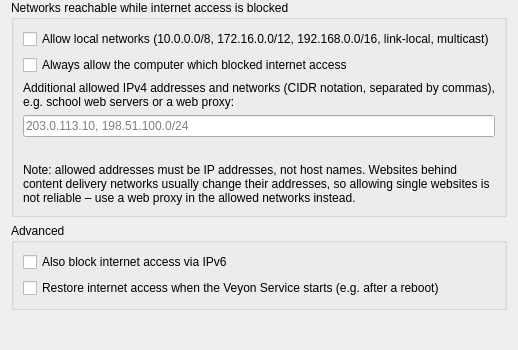
<?xml version="1.0" encoding="UTF-8"?>
<ui version="4.0">
 <class>InternetBlockConfigurationPage</class>
 <widget class="QWidget" name="InternetBlockConfigurationPage">
  <property name="windowTitle">
   <string>Internet blocking</string>
  </property>
  <property name="windowIcon">
   <iconset resource="internetblock.qrc">
    <normaloff>:/internetblock/internet-block.png</normaloff>:/internetblock/internet-block.png</iconset>
  </property>
  <layout class="QVBoxLayout" name="verticalLayout">
   <property name="topMargin">
    <number>0</number>
   </property>
   <property name="bottomMargin">
    <number>0</number>
   </property>
   <item>
    <widget class="QGroupBox" name="groupBox">
     <property name="title">
      <string>Networks reachable while internet access is blocked</string>
     </property>
     <layout class="QVBoxLayout" name="verticalLayout_2">
      <item>
       <widget class="QCheckBox" name="allowPrivateNetworks">
        <property name="text">
         <string>Allow local networks (10.0.0.0/8, 172.16.0.0/12, 192.168.0.0/16, link-local, multicast)</string>
        </property>
       </widget>
      </item>
      <item>
       <widget class="QCheckBox" name="allowMasterComputer">
        <property name="text">
         <string>Always allow the computer which blocked internet access</string>
        </property>
       </widget>
      </item>
      <item>
       <widget class="QLabel" name="label">
        <property name="text">
         <string>Additional allowed IPv4 addresses and networks (CIDR notation, separated by commas), e.g. school web servers or a web proxy:</string>
        </property>
        <property name="wordWrap">
         <bool>true</bool>
        </property>
       </widget>
      </item>
      <item>
       <widget class="QLineEdit" name="allowedNetworks">
        <property name="placeholderText">
         <string notr="true">203.0.113.10, 198.51.100.0/24</string>
        </property>
       </widget>
      </item>
      <item>
       <widget class="QLabel" name="allowedNetworksStatus">
        <property name="styleSheet">
         <string notr="true">color: #c0392b;</string>
        </property>
        <property name="wordWrap">
         <bool>true</bool>
        </property>
       </widget>
      </item>
      <item>
       <widget class="QLabel" name="label_2">
        <property name="text">
         <string>Note: allowed addresses must be IP addresses, not host names. Websites behind content delivery networks usually change their addresses, so allowing single websites is not reliable – use a web proxy in the allowed networks instead.</string>
        </property>
        <property name="wordWrap">
         <bool>true</bool>
        </property>
       </widget>
      </item>
     </layout>
    </widget>
   </item>
   <item>
    <widget class="QGroupBox" name="groupBox_2">
     <property name="title">
      <string>Advanced</string>
     </property>
     <layout class="QVBoxLayout" name="verticalLayout_3">
      <item>
       <widget class="QCheckBox" name="blockIPv6">
        <property name="text">
         <string>Also block internet access via IPv6</string>
        </property>
       </widget>
      </item>
      <item>
       <widget class="QCheckBox" name="unblockOnServiceStart">
        <property name="text">
         <string>Restore internet access when the Veyon Service starts (e.g. after a reboot)</string>
        </property>
       </widget>
      </item>
     </layout>
    </widget>
   </item>
   <item>
    <spacer name="verticalSpacer">
     <property name="orientation">
      <enum>Qt::Vertical</enum>
     </property>
     <property name="sizeHint" stdset="0">
      <size>
       <width>20</width>
       <height>40</height>
      </size>
     </property>
    </spacer>
   </item>
  </layout>
 </widget>
 <resources>
  <include location="internetblock.qrc"/>
 </resources>
 <connections/>
</ui>
